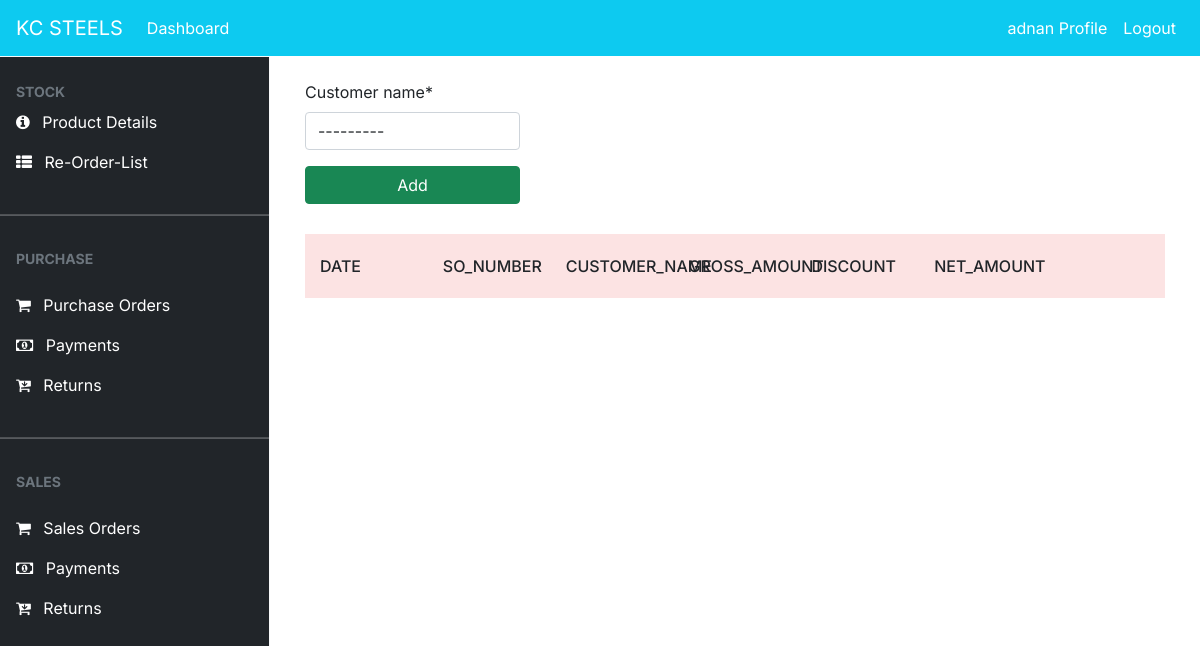
The app's page /sales/ (signed in), older data.
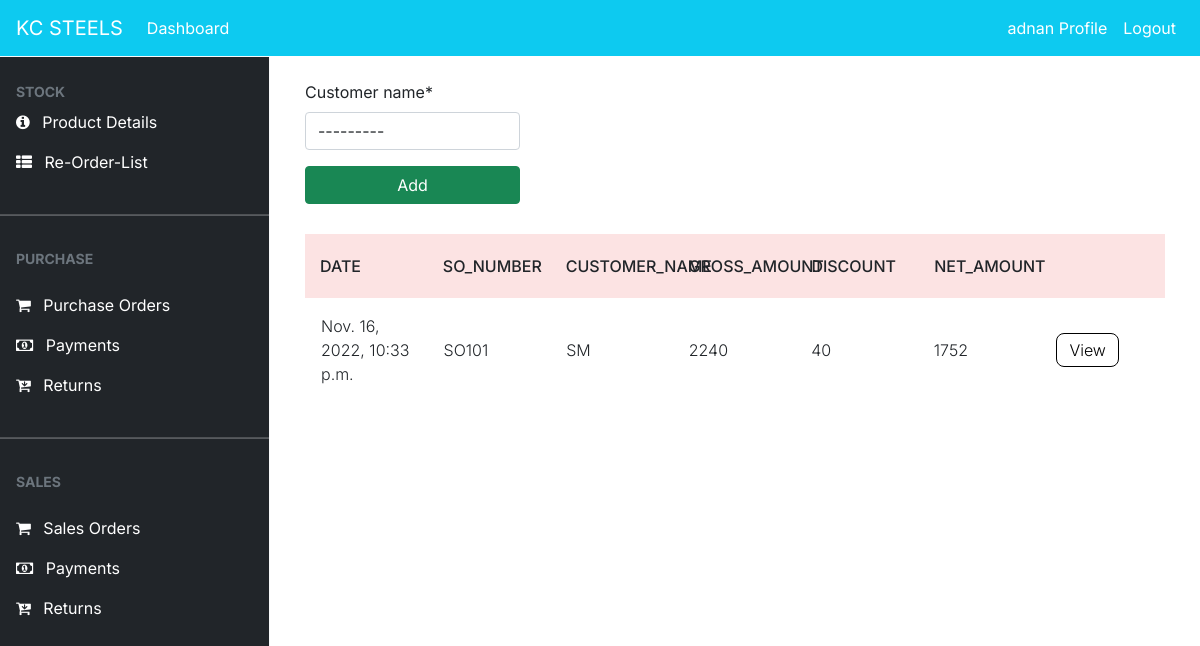
The same page, newer data.
### dashboard/models.py (models this page shows, shortened)
class SalesOrder(models.Model):
    date = models.DateTimeField(auto_now_add=True)
    so_no = models.IntegerField(null=True)
    so_number = models.CharField(max_length=100, null=True, unique=True)
    customer_name = models.ForeignKey(Customer, on_delete=models.CASCADE,null=True)
    gross_amount = models.PositiveIntegerField(null=True)
    discount = models.PositiveIntegerField(null=True)
    net_amount = models.PositiveIntegerField(null=True)
    net_pending = models.PositiveIntegerField(null=True,default=0)
    status = models.BooleanField(default=False,null=True)

class Customer(models.Model):
    customer_no = models.IntegerField(null=True)
    customer_id = models.CharField(max_length=100, null=True, blank=True, unique=True)
    customer_name = models.CharField(max_length=100,null=True)
    customer_address = models.CharField(max_length=200,null=True)
    customer_mobile = models.CharField(max_length=15,null=True)
    def __str__(self):
            return self.customer_name

### dashboard/views.py (the view)
# urls.py: path('sales/',views.sales,name='sales'),
@login_required
def sales(request):
    customers = Customer.objects.all()
    sales_orders_new = SalesOrder.objects.all()
    sales_orders = SalesOrder.objects.all().exclude(gross_amount=None)
    so_n = 101 if SalesOrder.objects.count() == 0 else SalesOrder.objects.aggregate(max=Max('so_no'))["max"] + 1
    if request.method == 'POST':
        form = SalesOrderForm(request.POST)
        cus = request.POST.get('customer_name')
        cus1 = customers.get(id=cus)
        if form.is_valid():
            SalesOrder(so_no=so_n,so_number=(f'{"SO"}{so_n}'),customer_name=cus1).save()
            po = (f'{"SO"}{so_n}')
            cus2 = sales_orders_new.values('so_number').filter(so_number=po)[0]['so_number']
            return redirect("sales_add" ,cus2)
    else:
        form = SalesOrderForm
    context = {
        'sales_orders' : sales_orders,
        'form' : form,
    }
    return render(request, 'sales/sales_orders.html',context)

### templates/sales/sales_orders.html (shortened to what this page needs)
{% extends 'partial/base.html' %}
{% load crispy_forms_tags %}
{% block content %}
{% if user.is_authenticated and user.is_superuser %}
{% else %}
{% include 'partial/topnav_staff.html'%}
<div style="margin-left:290px;margin-right:20px">
    <div class="col my-4">
        <div class="row-md-2" style="margin-bottom:30px;width:25%;">
            <form method = "POST">
                {{form|crispy}}
                <input class="btn btn-success btn-block" data-backdrop="static" type="submit" value="Add">
            </form>
        </div>
        <div class="row-md-11">
            <div class="tbl-header">
                <table cellpadding="0" cellspacing="0" border="0">
                  <thead>
                    <tr>
                      <th scope="col">Date</th>
                      <th scope="col">SO_number</th>
                      <th scope="col">Customer_name</th>
                      <th scope="col">Gross_amount</th>
                      <th scope="col">Discount</th>
                      <th scope="col">Net_Amount</th>
                      <th scope="col"></th>
                    </tr>
                  </thead>
                </table>
              </div>
              <div class="tbl-content">
                <table cellpadding="0" cellspacing="0" border="0">
                  <tbody>
                    {% for sales_order in sales_orders %}
                      <tr>
                        <td>{{ sales_order.date }}</td>
                        <td>{{ sales_order.so_number }}</td>
                        <td>{{ sales_order.customer_name }}</td>
                        <td>{{ sales_order.gross_amount }}</td>
                        <td>{{ sales_order.discount }}</td>
                        <td>{{ sales_order.net_amount }}</td>
                        <td><a class="edit" href="{% url 'sales_view' sales_order.id %}">View</a></td>
                      </tr>
                    {% endfor %}
                  </tbody>
                </table>
              </div>
        </div>
    </div>
</div
{% endif %}
{% endblock %}

Row changes from the older to the newer data that the page shows:
added SalesOrder: date "Nov. 16, 2022, 10:33 p.m.", so_number "SO101", customer_name "SM", gross_amount "2240", discount "40", net_amount "1752"
